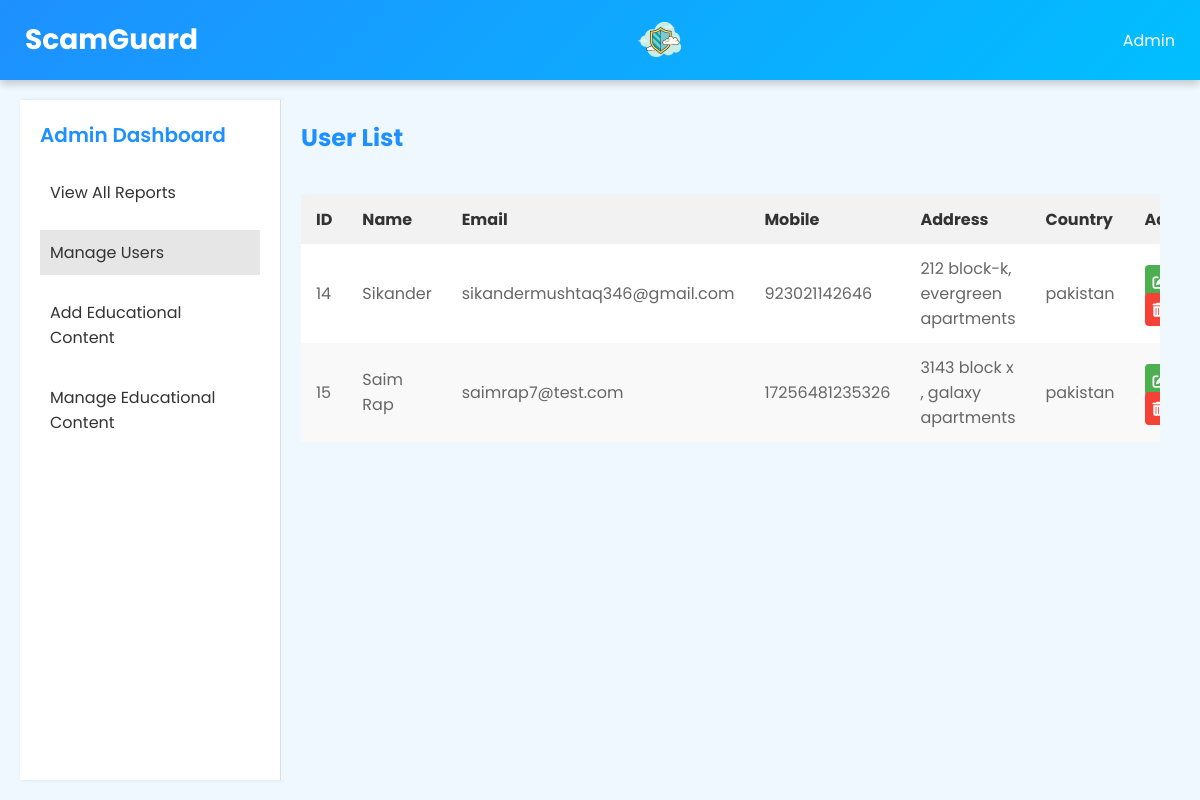
The page /admin/users/manage_users.php (signed in) on the database its author committed.
### tables this page shows
CREATE TABLE `users` (
  `id` int(11) NOT NULL,
  `name` varchar(100) DEFAULT NULL,
  `email` varchar(100) DEFAULT NULL,
  `password` varchar(255) DEFAULT NULL,
  `mobile` varchar(20) DEFAULT NULL,
  `address` text DEFAULT NULL,
  `country` varchar(50) DEFAULT NULL,
  `dob` date DEFAULT NULL,
  `gender` varchar(10) DEFAULT NULL,
  `type` varchar(10) NOT NULL DEFAULT 'user'
);

### admin/users/UserManager.php (called while the page is built, shortened)
<?php
class UserManager {
    private $conn;
    public function __construct($conn) {
        $this->conn = $conn;
    }
    public function getUsers() {
        $sql = "SELECT id, name, email, mobile, address, country FROM users WHERE type = 'user'";
        $result = $this->conn->query($sql);
        if ($result) {
            return $result->fetch_all(MYSQLI_ASSOC);
        } else {
            throw new Exception('Error fetching users: ' . $this->conn->error);
        }
    }
}

### admin/users/manage_users.php (the view, shortened to what this page needs)
<?php
require_once '../../db_connect.php';
require_once 'UserManager.php';
$userManager = new UserManager($conn);
$users = $userManager->getUsers();
?>
<!DOCTYPE html>
<html lang="en">
<head>
    <link rel="stylesheet" href="https://cdnjs.cloudflare.com/ajax/libs/font-awesome/6.0.0-beta3/css/all.min.css">
</head>
<body>
    <header>
        <h1 class="header-title">ScamGuard</h1>
        <img src="../../assets/logo.png" alt="ScamGuard Logo">
        <div class="dropdown">
            <span>Admin</span>
        </div>
    </header>
    <div class="main-container">
        <aside class="sidebar">
            <h3><a href="../admin_dashboard.php">Admin Dashboard</a></h3>
            <ul>
                <li><a href="../reports/view_all_reports.php">View All Reports</a></li>
                <li class='selected'><a href="manage_users.php">Manage Users</a></li>
                <li><a href="../educational_content/add_educational_content.php">Add Educational Content</a></li>
                <li><a href="../educational_content/manage_educational_content.php">Manage Educational Content</a></li>
            </ul>
        </aside>
        <div class="content">
            <h2>User List</h2>
            <div class="table-container">
                <table>
                    <thead>
                        <tr>
                            <th>ID</th>
                            <th>Name</th>
                            <th>Email</th>
                            <th>Mobile</th>
                            <th>Address</th>
                            <th>Country</th>
                            <th>Actions</th>
                        </tr>
                    </thead>
                    <tbody>
                        <?php foreach ($users as $user): ?>
                            <tr>
                                <td><?php echo htmlspecialchars($user['id']); ?></td>
                                <td><?php echo htmlspecialchars($user['name']); ?></td>
                                <td><?php echo htmlspecialchars($user['email']); ?></td>
                                <td><?php echo htmlspecialchars($user['mobile']); ?></td>
                                <td><?php echo htmlspecialchars($user['address']); ?></td>
                                <td><?php echo htmlspecialchars($user['country']); ?></td>
                                <td>
                                    <button class="action-btn edit-btn" onclick="editUser(<?php echo htmlspecialchars($user['id']); ?>)">
                                        <i class="fas fa-edit icon-small"></i>
                                    </button>
                                    <a href="delete_user.php?id=<?php echo htmlspecialchars($user['id']); ?>" class="action-btn delete-btn" onclick="return confirm('Are you sure you want to delete this user?');">
                                        <i class="fas fa-trash-alt icon-small"></i>
                                    </a>
                                </td>
                            </tr>
                        <?php endforeach; ?>
                    </tbody>
                </table>
            </div>
        </div>
    </div>
</body>
</html>

### admin/users/manage_users.php (style rules this page uses)
body { font-family: 'Poppins', sans-serif; background-color: #f0f8ff; margin: 0; padding: 0; display: flex; flex-direction: column; min-height: 100vh; }
header { background: linear-gradient(135deg, #1e90ff, #00bfff); color: white; padding: 15px 25px; display: flex; align-items: center; justify-content: space-between; box-shadow: 0 4px 8px rgba(0, 0, 0, 0.2); }
header img { height: 50px; }
.header-title { font-size: 28px; margin: 0; font-weight: 700; }
.dropdown { position: relative; display: inline-flex; align-items: center; }
h3 a { text-decoration: none; color: #1e90ff; }
.selected { background-color: #e6e6e6; }
.main-container { display: flex; flex: 1; flex-direction: row; overflow: hidden; padding: 20px; box-sizing: border-box; }
.sidebar { width: 220px; background-color: #ffffff; padding: 20px; box-shadow: 2px 0 4px rgba(0, 0, 0, 0.1); border-right: 1px solid #ddd; }
.sidebar h3 { color: #1e90ff; font-size: 20px; margin-top: 0; margin-bottom: 20px; font-weight: 600; }
.sidebar ul { list-style-type: none; padding: 0; }
.sidebar ul li { margin: 15px 0; }
.sidebar ul li a { color: #333; text-decoration: none; font-size: 16px; display: block; padding: 10px; border-radius: 4px; transition: background-color 0.3s ease; }
.content { flex: 1; padding: 20px; background-color: #f0f8ff; overflow-y: auto; box-sizing: border-box; }
.content h2 { color: #1e90ff; margin-top: 0; font-size: 24px; }
.content .table-container { overflow-x: auto; }
.content table { min-width: 100%; background-color: #ffffff; border-radius: 8px; box-shadow: 0 2px 4px rgba(0, 0, 0, 0.1); border-collapse: collapse; margin-top: 20px; }
.content th, .content td { padding: 12px 15px; text-align: left; }
.content th { background-color: #f2f2f2; color: #333; font-weight: bold; }
.content td { color: #666; }
.content tr:nth-child(even) { background-color: #f9f9f9; }
.action-btn { color: white; border: none; cursor: pointer; border-radius: 4px; transition: background-color 0.3s ease; }
.edit-btn { background-color: #4CAF50; padding: 8px 8px; }
.delete-btn { background-color: #f44336; padding: 5px 8px; }
.icon-small { font-size: 14px; margin-right: 5px; }
.action-btn i { vertical-align: middle; }

### rows shown on the page
users: id "14", name "Sikander", email "sikandermushtaq346@gmail.com", mobile "923021142646", address "212 block-k, evergreen apartments", country "pakistan"
users: id "15", name "Saim Rap", email "saimrap7@test.com", mobile "17256481235326", address "3143 block x , galaxy apartments", country "pakistan"
